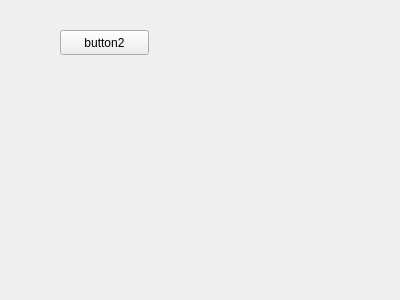
<?xml version="1.0" encoding="UTF-8"?>
<ui version="4.0">
 <class>Form</class>
 <widget class="QWidget" name="Form">
  <property name="geometry">
   <rect>
    <x>0</x>
    <y>0</y>
    <width>400</width>
    <height>300</height>
   </rect>
  </property>
  <property name="windowTitle">
   <string>Form</string>
  </property>
  <widget class="QPushButton" name="button_2">
   <property name="geometry">
    <rect>
     <x>60</x>
     <y>30</y>
     <width>89</width>
     <height>25</height>
    </rect>
   </property>
   <property name="text">
    <string>button2</string>
   </property>
  </widget>
 </widget>
 <resources/>
 <connections/>
</ui>
